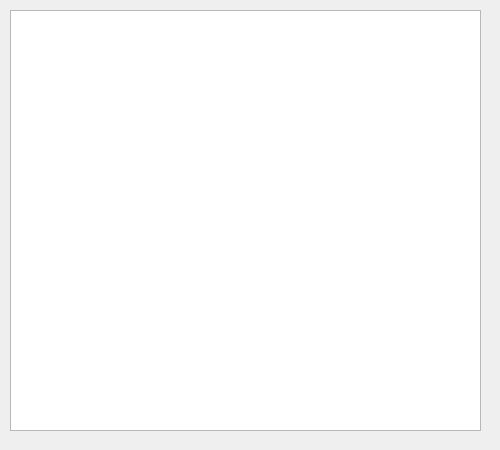
<?xml version="1.0" encoding="UTF-8"?>
<ui version="4.0">
 <class>InfoWidget</class>
 <widget class="QWidget" name="InfoWidget">
  <property name="geometry">
   <rect>
    <x>0</x>
    <y>0</y>
    <width>500</width>
    <height>450</height>
   </rect>
  </property>
  <property name="windowTitle">
   <string>Form</string>
  </property>
  <widget class="QTextEdit" name="InfoField">
   <property name="geometry">
    <rect>
     <x>10</x>
     <y>10</y>
     <width>471</width>
     <height>421</height>
    </rect>
   </property>
   <property name="styleSheet">
    <string notr="true"/>
   </property>
   <property name="readOnly">
    <bool>true</bool>
   </property>
  </widget>
 </widget>
 <resources/>
 <connections/>
</ui>
